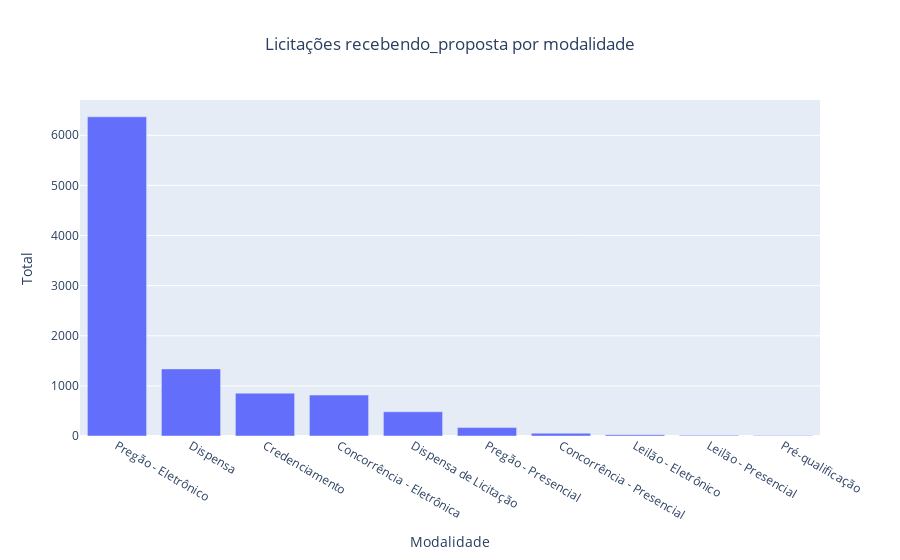

Source (notebook cell):
### Code cell
fig =px.bar(licit_modalidades, title='Licitações ' + params['status'] + ' por modalidade', x='nome', y='total')
fig.update_layout(title_x=0.5, xaxis_title='Modalidade', yaxis_title='Total')
fig.show()

### Figure 1 — Plotly figure (JSON) as saved in the notebook; plotly's stock layout.template omitted (floating-point values rounded to 4 significant figures)
{"data": [{"alignmentgroup": "True", "hovertemplate": "nome=%{x}<br>total=%{y}<extra></extra>", "legendgroup": "", "marker": {"color": "#636efa", "pattern": {"shape": ""}}, "name": "", "offsetgroup": "", "orientation": "v", "showlegend": false, "textposition": "auto", "type": "bar", "x": ["Pregão - Eletrônico", "Dispensa", "Credenciamento", "Concorrência - Eletrônica", "Dispensa de Licitação", "Pregão - Presencial", "Concorrência - Presencial", "Leilão - Eletrônico", "Leilão - Presencial", "Pré-qualificação"], "xaxis": "x", "y": [6369, 1339, 855, 817, 484, 168, 55, 27, 13, 11], "yaxis": "y"}], "layout": {"autosize": true, "barmode": "relative", "legend": {"tracegroupgap": 0}, "title": {"text": "Licitações recebendo_proposta por modalidade", "x": 0.5}, "xaxis": {"anchor": "y", "autorange": true, "domain": [0, 1], "range": [-0.5, 9.5], "title": {"text": "Modalidade"}, "type": "category"}, "yaxis": {"anchor": "x", "autorange": true, "domain": [0, 1], "range": [0, 6704.0], "title": {"text": "Total"}, "type": "linear"}}}
